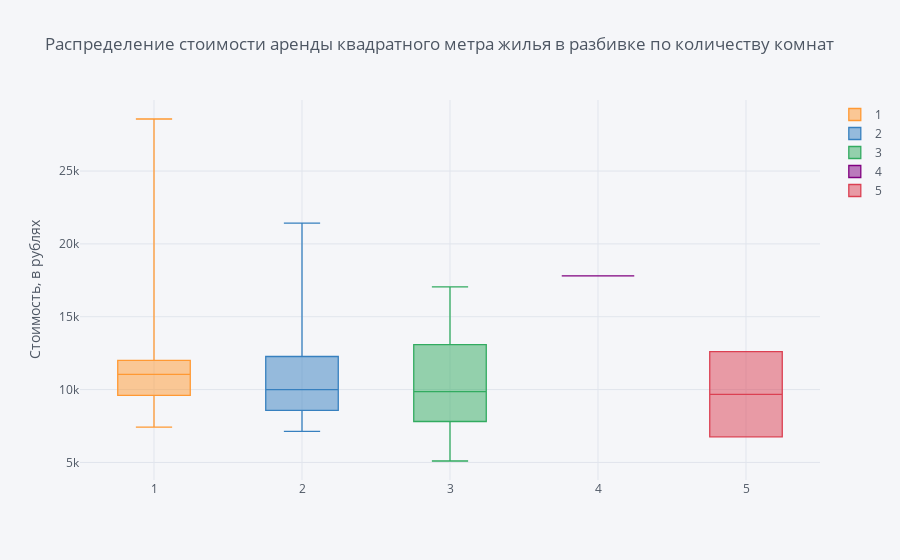

The notebook cell saved with this chart:
### Code cell
kv.pivot(columns='F4', values='RENT_M_YEAR').iplot(kind='box', yTitle='Стоимость, в рублях',yaxis_title="Проценты доходности", title='Распределение стоимости аренды квадратного метра жилья в разбивке по количеству комнат')

### Figure 1 — Plotly figure (JSON) as saved in the notebook; plotly's stock layout.template omitted (floating-point values rounded to 4 significant figures)
{"data": [{"boxpoints": false, "line": {"width": 1.3}, "marker": {"color": "rgba(255, 153, 51, 1.0)"}, "name": "1", "orientation": "v", "type": "box", "y": [null, null, null, 28572, 13896, null, null, 13260, null, null, null, 11052, null, null, 14208, null, null, null, 12000, null, null, null, 9600, null, null, 11052, null, 15156, 12312, 8760, 10416, 12852, null, 11052, 11688, null, 9900, null, null, null, 11664, 12360, 8568, null, null, 9816, null, 10104, 9468, 11364, 8844, 12000, null, null, 10968, null, 12636, 10800, null, 10968, 10320, 8844, 10500, null, null, 8280, null, 12636, null, 12000, 9468, null, null, null, 7428, 11052, 9360, null, null, null, 11052, null, null, 11124, null, null, null, null, null, null, null, null, null, null, null, null, 9468, null, null, null, null, null, null, null, null, null, null, null, null, null, null]}, {"boxpoints": false, "line": {"width": 1.3}, "marker": {"color": "rgba(55, 128, 191, 1.0)"}, "name": "2", "orientation": "v", "type": "box", "y": [16260, null, null, null, null, 21432, null, null, 9996, 10728, 15792, null, 9996, 10668, null, 9912, 10260, 14664, null, 9600, 9648, 14304, null, 21336, null, null, 8568, null, null, null, null, null, 7200, null, null, null, null, null, null, 8292, null, null, null, 12000, 10908, null, 8076, null, null, null, null, null, 15216, 8892, null, null, null, null, 8904, null, null, null, null, 9816, 7776, null, 9168, null, 9336, null, null, 8148, 7716, 13092, null, null, null, null, 8076, 10524, null, 9384, 16152, null, null, null, 7128, 8004, 11076, 11388, null, null, 10032, null, 8568, 9000, null, null, null, 11724, 8328, null, 13092, 12000, 13752, 20796, 7416, null, 8664, null, null]}, {"boxpoints": false, "line": {"width": 1.3}, "marker": {"color": "rgba(50, 171, 96, 1.0)"}, "name": "3", "orientation": "v", "type": "box", "y": [null, 15000, 17052, null, null, null, 15000, null, null, null, null, null, null, null, null, null, null, null, null, null, null, null, null, null, 13044, null, null, null, null, null, null, null, null, null, null, 11784, null, 9228, 11076, null, null, null, null, null, null, null, null, null, null, null, null, null, null, null, null, 8256, null, null, null, null, null, null, null, null, null, null, null, null, null, null, null, null, null, null, null, null, null, 13200, null, null, null, null, null, null, 7200, 9456, null, null, null, null, 7236, 7092, null, 8004, null, null, null, 9864, null, null, null, 10716, null, null, null, null, null, null, null, 5100, null]}, {"boxpoints": false, "line": {"width": 1.3}, "marker": {"color": "rgba(128, 0, 128, 1.0)"}, "name": "4", "orientation": "v", "type": "box", "y": [null, null, null, null, null, null, null, null, null, null, null, null, null, null, null, null, null, null, null, null, null, null, null, null, null, null, null, null, null, null, null, null, null, null, null, null, null, null, null, null, null, null, null, null, null, null, null, null, null, null, null, null, null, null, null, null, null, null, null, null, null, null, null, null, null, null, null, null, null, null, null, null, null, null, null, null, null, null, null, null, null, null, null, null, null, null, null, null, null, null, null, null, null, null, null, null, null, null, 17808, null, null, null, null, null, null, null, null, null, null, null, null]}, {"boxpoints": false, "line": {"width": 1.3}, "marker": {"color": "rgba(219, 64, 82, 1.0)"}, "name": "5", "orientation": "v", "type": "box", "y": [null, null, null, null, null, null, null, null, null, null, null, null, null, null, null, null, null, null, null, null, null, null, null, null, null, null, null, null, null, null, null, null, null, null, null, null, null, null, null, null, null, null, null, null, null, null, null, null, null, null, null, null, null, null, null, null, null, null, null, null, null, null, null, null, null, null, null, null, null, null, null, null, null, null, null, null, null, null, null, null, null, null, null, null, null, null, null, null, null, null, null, null, null, null, null, null, null, null, null, null, null, null, null, null, null, null, null, 12600, null, null, 6756]}], "layout": {"legend": {"bgcolor": "#F5F6F9", "font": {"color": "#4D5663"}}, "paper_bgcolor": "#F5F6F9", "plot_bgcolor": "#F5F6F9", "title": {"font": {"color": "#4D5663"}, "text": "Распределение стоимости аренды квадратного метра жилья в разбивке по количеству комнат"}, "xaxis": {"gridcolor": "#E1E5ED", "showgrid": true, "tickfont": {"color": "#4D5663"}, "title": {"font": {"color": "#4D5663"}, "text": ""}, "zerolinecolor": "#E1E5ED"}, "yaxis": {"gridcolor": "#E1E5ED", "showgrid": true, "tickfont": {"color": "#4D5663"}, "title": {"font": {"color": "#4D5663"}, "text": "Стоимость, в рублях"}, "zerolinecolor": "#E1E5ED"}}}
